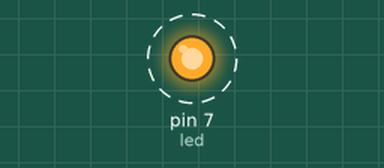
Bench run of a sketch on a simulated Arduino Uno, built with avr-gcc and run on an emulated ATmega328P. Parts: output pins drawn as LEDs (lit = HIGH). Dashed ring = blinking.

Above: at 1.0 s.
Timing chart, 0 to 5.8 s (numbered marks = the images above):
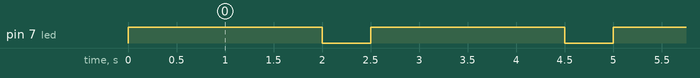

Measured:
- by itself, pin 7 (led): alternates HIGH for 2.0 s and LOW for 0.50 s

The sketch:

aufgabe-01.1_lsg.ino
```cpp
// Aufgabe 1.1
// Lösung von Rania, Tim, Michael, Version 2015-04-14

int swli = 4;
int swre = 9;
int led = 7;
void setup() {
  pinMode(led, OUTPUT);
}

void loop() {
  digitalWrite(led, HIGH);
  delay(2000);
  digitalWrite(led, LOW);
  delay(500);
}
```
